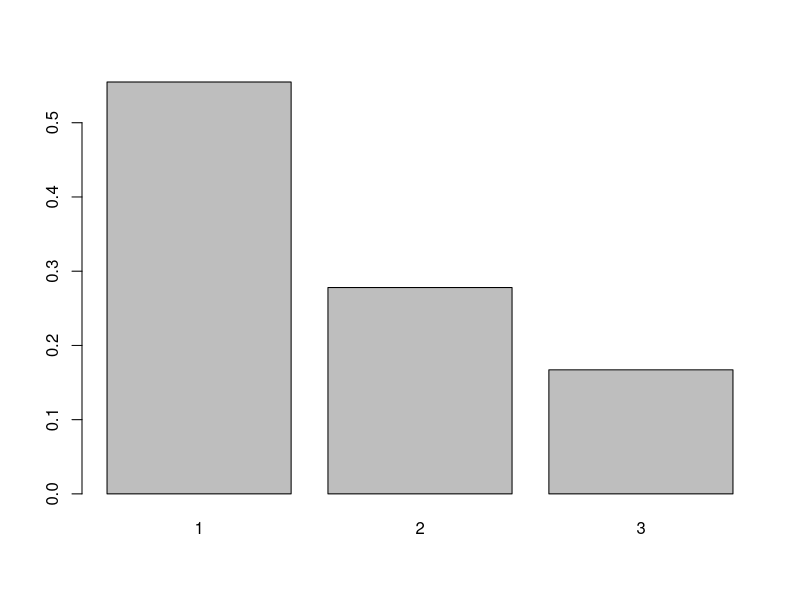

This figure's R source:
#TP2

#exercice1

donnees<-function(n,K)
{
  u=K*runif(n)
  donnees=1+floor(u)
}

n=100000
K=10

x <- donnees(n,K)

table(x) # moyen empirique en fonction  de n



#exercice 2

donneesb<-function(n,P)
{
  u=runif(n)
  cP=cumsum(P)
  vX=c(20,10,0)
  v=c()
  
  for (i in 1:n)
  {
    b=u[i]
    a=(b<=cP)
    s=sum(a)
    v=c(v,s)
  }
  donneesb=v
}

P=c(1/6,10/36,20/36)

X <- donneesb(n,P)
table(X)
barplot(table(X)/n)



#exercice 3
setwd('~/ProgR/Tp/tp2')
